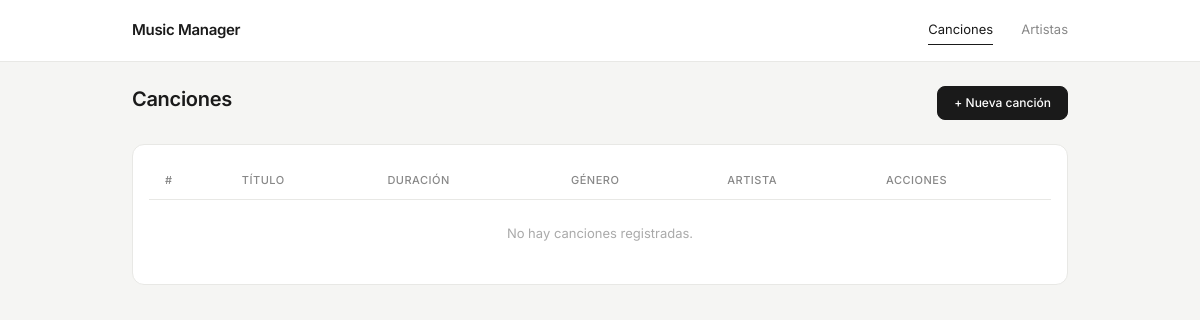
/canciones/, run on an earlier commit of the app's database.
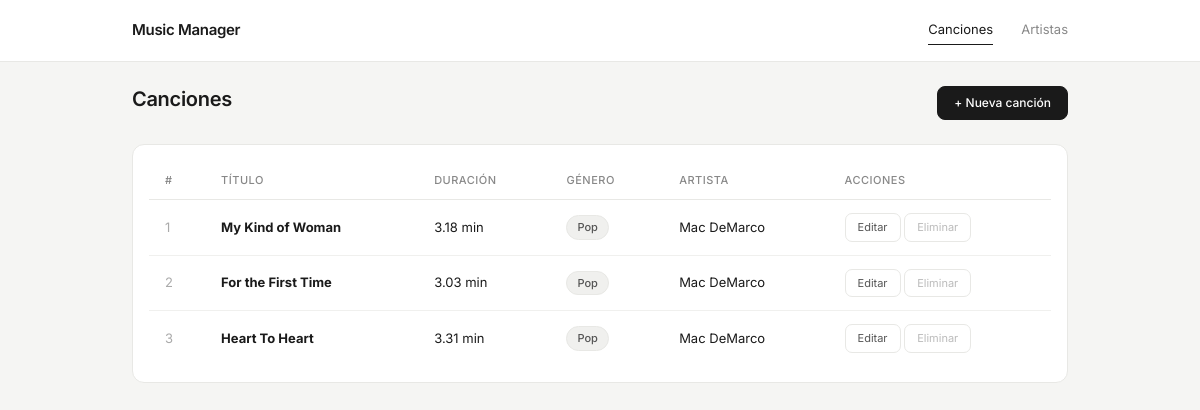
And on a later commit of the database.
### gestion/models.py (models this page shows, shortened)
class Cancion(models.Model):
    GENEROS = [
        ('Pop', 'Pop'),
        ('Rock', 'Rock'),
        ('Reggaeton', 'Reggaetón'),
        ('Jazz', 'Jazz'),
        ('Clasica', 'Clásica'),
        ('Electronica', 'Electrónica'),
        ('Hip Hop', 'Hip Hop'),
    ]
    titulo = models.CharField(max_length=200)
    duracion = models.DecimalField(max_digits=5, decimal_places=2, help_text="Duración en minutos")
    genero = models.CharField(max_length=50, choices=GENEROS)
    artista = models.ForeignKey(
        Artista,
        on_delete=models.CASCADE,
        related_name='canciones'
    )

class Artista(models.Model):
    nombre = models.CharField(max_length=100)
    nacionalidad = models.CharField(max_length=100)
    def __str__(self):
        return self.nombre

### gestion/views.py (the view)
# urls.py: path('canciones/', views.cancion_list, name='cancion_list'),
def cancion_list(request):
    canciones = Cancion.objects.all()
    return render(request, 'gestion/cancion_list.html', {'canciones': canciones})

### gestion/templates/gestion/cancion_list.html
{% extends 'gestion/base.html' %}
{% block content %}
<div class="d-flex justify-content-between align-items-center mb-4">
  <h1>Canciones</h1>
  <a href="{% url 'cancion_create' %}" class="btn btn-success">+ Nueva canción</a>
</div>
<div class="card p-3">
  <table class="table align-middle">
    <thead>
      <tr>
        <th>#</th>
        <th>Título</th>
        <th>Duración</th>
        <th>Género</th>
        <th>Artista</th>
        <th>Acciones</th>
      </tr>
    </thead>
    <tbody>
      {% for c in canciones %}
      <tr>
        <td style="color:#aaa">{{ forloop.counter }}</td>
        <td><strong>{{ c.titulo }}</strong></td>
        <td>{{ c.duracion }} min</td>
        <td><span class="badge-genero">{{ c.genero }}</span></td>
        <td>{{ c.artista }}</td>
        <td>
          <a href="{% url 'cancion_edit' c.pk %}" class="btn btn-sm btn-warning">Editar</a>
          <a href="{% url 'cancion_delete' c.pk %}" class="btn btn-sm btn-danger">Eliminar</a>
        </td>
      </tr>
      {% empty %}
      <tr>
        <td colspan="6" class="text-center text-muted py-4">No hay canciones registradas.</td>
      </tr>
      {% endfor %}
    </tbody>
  </table>
</div>
{% endblock %}

### gestion/templates/gestion/base.html (shortened to what this page needs)
<!DOCTYPE html>
<html lang="es">
<head>
  <link href="https://cdn.jsdelivr.net/npm/bootstrap@5.3.0/dist/css/bootstrap.min.css" rel="stylesheet">
</head>
<body>
  <nav class="navbar navbar-expand-lg mb-4">
    <div class="container">
      <a class="navbar-brand" href="{% url 'cancion_list' %}">Music Manager</a>
      <div class="collapse navbar-collapse" id="navMenu">
        <ul class="navbar-nav ms-auto">
          <li class="nav-item">
            <a class="nav-link {% if request.resolver_match.url_name == 'cancion_list' %}active-link{% endif %}"
               href="{% url 'cancion_list' %}">Canciones</a>
          </li>
          <li class="nav-item">
            <a class="nav-link {% if request.resolver_match.url_name == 'artista_list' %}active-link{% endif %}"
               href="{% url 'artista_list' %}">Artistas</a>
          </li>
        </ul>
      </div>
    </div>
  </nav>
  <div class="container">
    {% block content %}{% endblock %}
  </div>
</body>
</html>

### gestion/templates/gestion/base.html (style rules this page uses)
*, *::before, *::after { box-sizing: border-box; }
body { font-family: 'Inter', sans-serif; background-color: #f5f5f3; color: #1a1a1a; min-height: 100vh; }
.navbar { background: #ffffff !important; border-bottom: 1px solid #e8e8e5; padding: 14px 0; }
.navbar-brand { font-size: 15px; font-weight: 600; color: #1a1a1a !important; letter-spacing: -0.3px; }
.nav-link { font-size: 13px; color: #888 !important; padding: 4px 0 !important; margin-left: 28px; border-bottom: 1.5px solid transparent; transition: all 0.2s; }
.nav-link.active-link { color: #1a1a1a !important; border-bottom-color: #1a1a1a; }
h1 { font-size: 20px; font-weight: 600; color: #1a1a1a; letter-spacing: -0.3px; }
.card { background: #ffffff; border: 1px solid #e8e8e5 !important; border-radius: 12px !important; box-shadow: none !important; }
.table { font-size: 13px; color: #1a1a1a; margin: 0; }
.table thead th { font-size: 11px; font-weight: 500; color: #888; text-transform: uppercase; letter-spacing: 0.5px; border-bottom: 1px solid #e8e8e5; padding: 11px 16px; background: transparent; }
.table tbody td { padding: 13px 16px; border-bottom: 1px solid #f0f0ee; vertical-align: middle; color: #1a1a1a; }
.table tbody tr:last-child td { border-bottom: none; }
.table tbody tr { transition: background 0.15s; }
.badge-genero { display: inline-block; font-size: 11px; font-weight: 500; padding: 3px 10px; border-radius: 20px; background: #f0f0ee; color: #555; border: 1px solid #e8e8e5; }
.btn-primary, .btn-success { background: #1a1a1a !important; border-color: #1a1a1a !important; color: #fff !important; font-size: 12px; font-weight: 500; padding: 7px 16px; border-radius: 8px; transition: opacity 0.2s; }
.btn-warning { background: transparent !important; border: 1px solid #e8e8e5 !important; color: #555 !important; font-size: 11px; padding: 5px 12px; border-radius: 7px; transition: all 0.15s; }
.btn-danger { background: transparent !important; border: 1px solid #e8e8e5 !important; color: #bbb !important; font-size: 11px; padding: 5px 12px; border-radius: 7px; transition: all 0.15s; }
.container { max-width: 960px; }

What changed in the data, as far as the page shows it:
added Cancion: titulo "My Kind of Woman", duracion "3.18", genero "Pop", artista "Mac DeMarco"
added Cancion: titulo "For the First Time", duracion "3.03", genero "Pop", artista "Mac DeMarco"
added Cancion: titulo "Heart To Heart", duracion "3.31", genero "Pop", artista "Mac DeMarco"
Also different on the page:
text no longer shown: "No hay canciones registradas."
